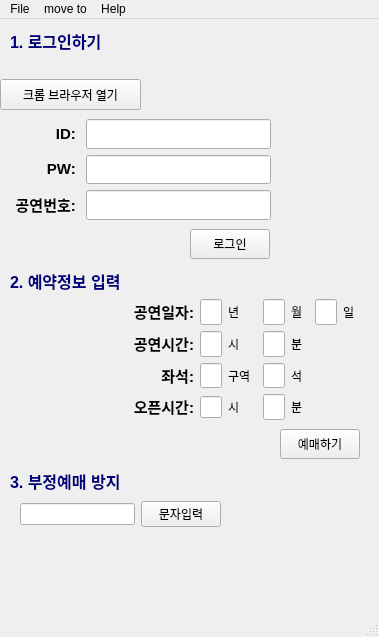
<?xml version="1.0" encoding="UTF-8"?>
<ui version="4.0">
 <class>MainWindow</class>
 <widget class="QMainWindow" name="MainWindow">
  <property name="geometry">
   <rect>
    <x>0</x>
    <y>0</y>
    <width>379</width>
    <height>637</height>
   </rect>
  </property>
  <widget class="QWidget" name="centralwidget">
   <widget class="QPushButton" name="pushButton">
    <property name="geometry">
     <rect>
      <x>190</x>
      <y>210</y>
      <width>80</width>
      <height>30</height>
     </rect>
    </property>
    <property name="text">
     <string>로그인</string>
    </property>
   </widget>
   <widget class="QWidget" name="gridLayoutWidget">
    <property name="geometry">
     <rect>
      <x>0</x>
      <y>100</y>
      <width>271</width>
      <height>101</height>
     </rect>
    </property>
    <layout class="QGridLayout" name="gridLayout">
     <item row="0" column="1">
      <widget class="QLineEdit" name="lineEdit">
       <property name="sizePolicy">
        <sizepolicy hsizetype="Expanding" vsizetype="Expanding">
         <horstretch>70</horstretch>
         <verstretch>10</verstretch>
        </sizepolicy>
       </property>
       <property name="baseSize">
        <size>
         <width>0</width>
         <height>0</height>
        </size>
       </property>
      </widget>
     </item>
     <item row="2" column="1">
      <widget class="QLineEdit" name="lineEdit_3">
       <property name="sizePolicy">
        <sizepolicy hsizetype="Expanding" vsizetype="Expanding">
         <horstretch>60</horstretch>
         <verstretch>10</verstretch>
        </sizepolicy>
       </property>
       <property name="baseSize">
        <size>
         <width>0</width>
         <height>0</height>
        </size>
       </property>
      </widget>
     </item>
     <item row="1" column="1">
      <widget class="QLineEdit" name="lineEdit_2">
       <property name="sizePolicy">
        <sizepolicy hsizetype="Expanding" vsizetype="Expanding">
         <horstretch>60</horstretch>
         <verstretch>10</verstretch>
        </sizepolicy>
       </property>
       <property name="baseSize">
        <size>
         <width>0</width>
         <height>0</height>
        </size>
       </property>
       <property name="echoMode">
        <enum>QLineEdit::Password</enum>
       </property>
      </widget>
     </item>
     <item row="0" column="0">
      <widget class="QLabel" name="label">
       <property name="sizePolicy">
        <sizepolicy hsizetype="Preferred" vsizetype="Preferred">
         <horstretch>30</horstretch>
         <verstretch>10</verstretch>
        </sizepolicy>
       </property>
       <property name="text">
        <string>&lt;html&gt;&lt;head/&gt;&lt;body&gt;&lt;p align=&quot;right&quot;&gt;&lt;span style=&quot; font-size:11pt; font-weight:700;&quot;&gt;ID: &lt;/span&gt;&lt;/p&gt;&lt;/body&gt;&lt;/html&gt;</string>
       </property>
      </widget>
     </item>
     <item row="1" column="0">
      <widget class="QLabel" name="label_2">
       <property name="text">
        <string>&lt;html&gt;&lt;head/&gt;&lt;body&gt;&lt;p align=&quot;right&quot;&gt;&lt;span style=&quot; font-size:11pt; font-weight:700;&quot;&gt;PW: &lt;/span&gt;&lt;/p&gt;&lt;/body&gt;&lt;/html&gt;</string>
       </property>
      </widget>
     </item>
     <item row="2" column="0">
      <widget class="QLabel" name="label_3">
       <property name="text">
        <string>&lt;html&gt;&lt;head/&gt;&lt;body&gt;&lt;p align=&quot;right&quot;&gt;&lt;span style=&quot; font-size:11pt; font-weight:700;&quot;&gt;공연번호: &lt;/span&gt;&lt;/p&gt;&lt;/body&gt;&lt;/html&gt;</string>
       </property>
      </widget>
     </item>
    </layout>
   </widget>
   <widget class="QLabel" name="label_4">
    <property name="geometry">
     <rect>
      <x>10</x>
      <y>10</y>
      <width>121</width>
      <height>21</height>
     </rect>
    </property>
    <property name="text">
     <string>&lt;html&gt;&lt;head/&gt;&lt;body&gt;&lt;p&gt;&lt;span style=&quot; font-size:12pt; font-weight:700; color:#00007f;&quot;&gt;1. 로그인하기&lt;/span&gt;&lt;/p&gt;&lt;/body&gt;&lt;/html&gt;</string>
    </property>
   </widget>
   <widget class="QLabel" name="label_5">
    <property name="geometry">
     <rect>
      <x>10</x>
      <y>250</y>
      <width>121</width>
      <height>21</height>
     </rect>
    </property>
    <property name="text">
     <string>&lt;html&gt;&lt;head/&gt;&lt;body&gt;&lt;p&gt;&lt;span style=&quot; font-size:12pt; font-weight:700; color:#00007f;&quot;&gt;2. 예약정보 입력&lt;/span&gt;&lt;/p&gt;&lt;/body&gt;&lt;/html&gt;</string>
    </property>
   </widget>
   <widget class="QWidget" name="gridLayoutWidget_2">
    <property name="geometry">
     <rect>
      <x>0</x>
      <y>280</y>
      <width>361</width>
      <height>121</height>
     </rect>
    </property>
    <layout class="QGridLayout" name="gridLayout_2">
     <item row="2" column="4">
      <widget class="QLabel" name="label_15">
       <property name="sizePolicy">
        <sizepolicy hsizetype="Preferred" vsizetype="Expanding">
         <horstretch>0</horstretch>
         <verstretch>0</verstretch>
        </sizepolicy>
       </property>
       <property name="text">
        <string>석  </string>
       </property>
      </widget>
     </item>
     <item row="0" column="6">
      <widget class="QLabel" name="label_10">
       <property name="sizePolicy">
        <sizepolicy hsizetype="Expanding" vsizetype="Expanding">
         <horstretch>10</horstretch>
         <verstretch>0</verstretch>
        </sizepolicy>
       </property>
       <property name="text">
        <string>일  </string>
       </property>
      </widget>
     </item>
     <item row="2" column="2">
      <widget class="QLabel" name="label_14">
       <property name="sizePolicy">
        <sizepolicy hsizetype="Preferred" vsizetype="Expanding">
         <horstretch>0</horstretch>
         <verstretch>0</verstretch>
        </sizepolicy>
       </property>
       <property name="text">
        <string>구역  </string>
       </property>
      </widget>
     </item>
     <item row="2" column="3">
      <widget class="QLineEdit" name="lineEdit_10">
       <property name="sizePolicy">
        <sizepolicy hsizetype="Expanding" vsizetype="Expanding">
         <horstretch>0</horstretch>
         <verstretch>0</verstretch>
        </sizepolicy>
       </property>
      </widget>
     </item>
     <item row="2" column="0">
      <widget class="QLabel" name="label_13">
       <property name="sizePolicy">
        <sizepolicy hsizetype="Expanding" vsizetype="Expanding">
         <horstretch>15</horstretch>
         <verstretch>10</verstretch>
        </sizepolicy>
       </property>
       <property name="text">
        <string>&lt;html&gt;&lt;head/&gt;&lt;body&gt;&lt;p align=&quot;right&quot;&gt;&lt;span style=&quot; font-size:11pt; font-weight:700;&quot;&gt;좌석:&lt;/span&gt;&lt;/p&gt;&lt;/body&gt;&lt;/html&gt;</string>
       </property>
      </widget>
     </item>
     <item row="1" column="0">
      <widget class="QLabel" name="label_7">
       <property name="sizePolicy">
        <sizepolicy hsizetype="Expanding" vsizetype="Expanding">
         <horstretch>145</horstretch>
         <verstretch>10</verstretch>
        </sizepolicy>
       </property>
       <property name="text">
        <string>&lt;html&gt;&lt;head/&gt;&lt;body&gt;&lt;p align=&quot;right&quot;&gt;&lt;span style=&quot; font-size:11pt; font-weight:700;&quot;&gt;공연시간:&lt;/span&gt;&lt;/p&gt;&lt;/body&gt;&lt;/html&gt;</string>
       </property>
      </widget>
     </item>
     <item row="0" column="3">
      <widget class="QLineEdit" name="lineEdit_5">
       <property name="sizePolicy">
        <sizepolicy hsizetype="Expanding" vsizetype="Expanding">
         <horstretch>10</horstretch>
         <verstretch>0</verstretch>
        </sizepolicy>
       </property>
      </widget>
     </item>
     <item row="0" column="2">
      <widget class="QLabel" name="label_8">
       <property name="sizePolicy">
        <sizepolicy hsizetype="Expanding" vsizetype="Expanding">
         <horstretch>10</horstretch>
         <verstretch>0</verstretch>
        </sizepolicy>
       </property>
       <property name="text">
        <string>년  </string>
       </property>
      </widget>
     </item>
     <item row="0" column="1">
      <widget class="QLineEdit" name="lineEdit_4">
       <property name="sizePolicy">
        <sizepolicy hsizetype="Expanding" vsizetype="Expanding">
         <horstretch>10</horstretch>
         <verstretch>0</verstretch>
        </sizepolicy>
       </property>
      </widget>
     </item>
     <item row="0" column="4">
      <widget class="QLabel" name="label_9">
       <property name="sizePolicy">
        <sizepolicy hsizetype="Expanding" vsizetype="Expanding">
         <horstretch>10</horstretch>
         <verstretch>0</verstretch>
        </sizepolicy>
       </property>
       <property name="text">
        <string>월  </string>
       </property>
      </widget>
     </item>
     <item row="0" column="5">
      <widget class="QLineEdit" name="lineEdit_6">
       <property name="sizePolicy">
        <sizepolicy hsizetype="Expanding" vsizetype="Expanding">
         <horstretch>10</horstretch>
         <verstretch>0</verstretch>
        </sizepolicy>
       </property>
      </widget>
     </item>
     <item row="0" column="0">
      <widget class="QLabel" name="label_16">
       <property name="sizePolicy">
        <sizepolicy hsizetype="Expanding" vsizetype="Expanding">
         <horstretch>15</horstretch>
         <verstretch>10</verstretch>
        </sizepolicy>
       </property>
       <property name="text">
        <string>&lt;html&gt;&lt;head/&gt;&lt;body&gt;&lt;p align=&quot;right&quot;&gt;&lt;span style=&quot; font-size:11pt; font-weight:700;&quot;&gt;공연일자:&lt;/span&gt;&lt;/p&gt;&lt;/body&gt;&lt;/html&gt;</string>
       </property>
      </widget>
     </item>
     <item row="1" column="4">
      <widget class="QLabel" name="label_12">
       <property name="sizePolicy">
        <sizepolicy hsizetype="Preferred" vsizetype="Expanding">
         <horstretch>0</horstretch>
         <verstretch>0</verstretch>
        </sizepolicy>
       </property>
       <property name="text">
        <string>분  </string>
       </property>
      </widget>
     </item>
     <item row="2" column="1">
      <widget class="QLineEdit" name="lineEdit_9">
       <property name="sizePolicy">
        <sizepolicy hsizetype="Expanding" vsizetype="Expanding">
         <horstretch>0</horstretch>
         <verstretch>0</verstretch>
        </sizepolicy>
       </property>
      </widget>
     </item>
     <item row="1" column="1">
      <widget class="QLineEdit" name="lineEdit_7">
       <property name="sizePolicy">
        <sizepolicy hsizetype="Expanding" vsizetype="Expanding">
         <horstretch>0</horstretch>
         <verstretch>0</verstretch>
        </sizepolicy>
       </property>
      </widget>
     </item>
     <item row="1" column="3">
      <widget class="QLineEdit" name="lineEdit_8">
       <property name="sizePolicy">
        <sizepolicy hsizetype="Expanding" vsizetype="Expanding">
         <horstretch>0</horstretch>
         <verstretch>0</verstretch>
        </sizepolicy>
       </property>
      </widget>
     </item>
     <item row="1" column="2">
      <widget class="QLabel" name="label_11">
       <property name="sizePolicy">
        <sizepolicy hsizetype="Preferred" vsizetype="Expanding">
         <horstretch>0</horstretch>
         <verstretch>0</verstretch>
        </sizepolicy>
       </property>
       <property name="text">
        <string>시  </string>
       </property>
      </widget>
     </item>
     <item row="3" column="0">
      <widget class="QLabel" name="label_17">
       <property name="sizePolicy">
        <sizepolicy hsizetype="Expanding" vsizetype="Expanding">
         <horstretch>15</horstretch>
         <verstretch>10</verstretch>
        </sizepolicy>
       </property>
       <property name="text">
        <string>&lt;html&gt;&lt;head/&gt;&lt;body&gt;&lt;p align=&quot;right&quot;&gt;&lt;span style=&quot; font-size:11pt; font-weight:700;&quot;&gt;오픈시간:&lt;/span&gt;&lt;/p&gt;&lt;/body&gt;&lt;/html&gt;</string>
       </property>
      </widget>
     </item>
     <item row="3" column="1">
      <widget class="QLineEdit" name="lineEdit_11"/>
     </item>
     <item row="3" column="2">
      <widget class="QLabel" name="label_18">
       <property name="sizePolicy">
        <sizepolicy hsizetype="Preferred" vsizetype="Expanding">
         <horstretch>0</horstretch>
         <verstretch>0</verstretch>
        </sizepolicy>
       </property>
       <property name="text">
        <string>시  </string>
       </property>
      </widget>
     </item>
     <item row="3" column="3">
      <widget class="QLineEdit" name="lineEdit_12">
       <property name="sizePolicy">
        <sizepolicy hsizetype="Expanding" vsizetype="Expanding">
         <horstretch>0</horstretch>
         <verstretch>0</verstretch>
        </sizepolicy>
       </property>
      </widget>
     </item>
     <item row="3" column="4">
      <widget class="QLabel" name="label_19">
       <property name="sizePolicy">
        <sizepolicy hsizetype="Preferred" vsizetype="Expanding">
         <horstretch>0</horstretch>
         <verstretch>0</verstretch>
        </sizepolicy>
       </property>
       <property name="text">
        <string>분  </string>
       </property>
      </widget>
     </item>
    </layout>
   </widget>
   <widget class="QPushButton" name="pushButton_2">
    <property name="geometry">
     <rect>
      <x>280</x>
      <y>410</y>
      <width>80</width>
      <height>30</height>
     </rect>
    </property>
    <property name="text">
     <string>예매하기</string>
    </property>
   </widget>
   <widget class="QPushButton" name="pushButton_3">
    <property name="geometry">
     <rect>
      <x>0</x>
      <y>60</y>
      <width>141</width>
      <height>31</height>
     </rect>
    </property>
    <property name="text">
     <string>크롬 브라우저 열기</string>
    </property>
   </widget>
   <widget class="QLabel" name="label_6">
    <property name="geometry">
     <rect>
      <x>10</x>
      <y>450</y>
      <width>121</width>
      <height>21</height>
     </rect>
    </property>
    <property name="text">
     <string>&lt;html&gt;&lt;head/&gt;&lt;body&gt;&lt;p&gt;&lt;span style=&quot; font-size:12pt; font-weight:700; color:#00007f;&quot;&gt;3. 부정예매 방지&lt;/span&gt;&lt;/p&gt;&lt;/body&gt;&lt;/html&gt;</string>
    </property>
   </widget>
   <widget class="QWidget" name="horizontalLayoutWidget">
    <property name="geometry">
     <rect>
      <x>20</x>
      <y>480</y>
      <width>201</width>
      <height>31</height>
     </rect>
    </property>
    <layout class="QHBoxLayout" name="horizontalLayout">
     <item>
      <widget class="QLineEdit" name="lineEdit_13">
       <property name="sizePolicy">
        <sizepolicy hsizetype="Expanding" vsizetype="Fixed">
         <horstretch>70</horstretch>
         <verstretch>0</verstretch>
        </sizepolicy>
       </property>
      </widget>
     </item>
     <item>
      <widget class="QPushButton" name="pushButton_4">
       <property name="sizePolicy">
        <sizepolicy hsizetype="Expanding" vsizetype="Fixed">
         <horstretch>30</horstretch>
         <verstretch>0</verstretch>
        </sizepolicy>
       </property>
       <property name="text">
        <string>문자입력</string>
       </property>
      </widget>
     </item>
    </layout>
   </widget>
  </widget>
  <widget class="QMenuBar" name="menubar">
   <property name="geometry">
    <rect>
     <x>0</x>
     <y>0</y>
     <width>379</width>
     <height>22</height>
    </rect>
   </property>
   <widget class="QMenu" name="menuFile">
    <property name="title">
     <string>File</string>
    </property>
   </widget>
   <widget class="QMenu" name="menuEdit">
    <property name="title">
     <string>move to</string>
    </property>
    <addaction name="actioninterpark"/>
   </widget>
   <widget class="QMenu" name="menuHelp">
    <property name="title">
     <string>Help</string>
    </property>
   </widget>
   <addaction name="menuFile"/>
   <addaction name="menuEdit"/>
   <addaction name="menuHelp"/>
  </widget>
  <widget class="QStatusBar" name="statusbar"/>
  <action name="actioninterpark">
   <property name="text">
    <string>인터파크</string>
   </property>
  </action>
 </widget>
 <resources/>
 <connections/>
</ui>
